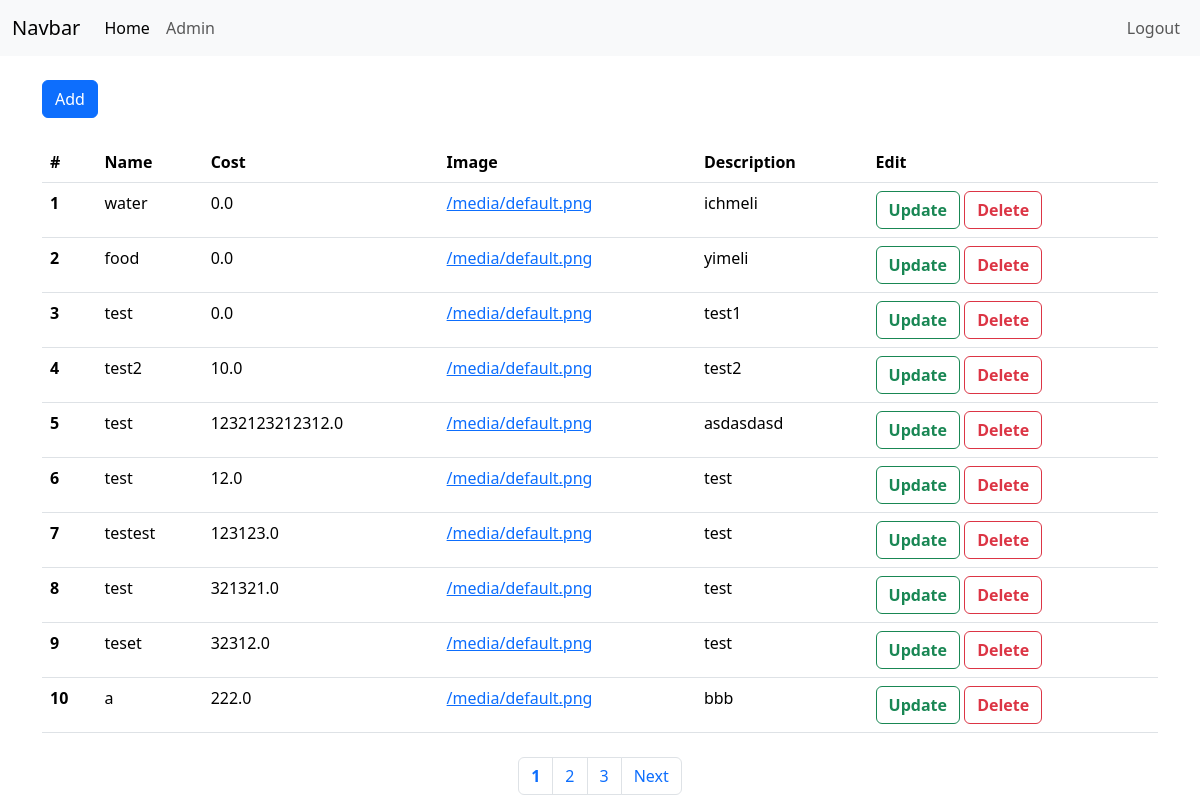
/product/all_products/ (signed in), run on the app's committed database.
### product/models.py (models this page shows)
class Product(models.Model):
    name = models.CharField(max_length=255)
    cost = models.FloatField()
    description = models.TextField()
    image = models.ImageField(upload_to="product", default="default.png", null=True, blank=True)

### product/views.py (the view)
# urls.py: path('all_products/', views.all_products, name='all_products' ),
@login_required
def all_products(request):
    products = Product.objects.all()
    page_number = request.GET.get('page', 1)
    paginator = Paginator(products, 10)
    page_obj = paginator.get_page(page_number)
    page_range = paginator.get_elided_page_range(number=page_obj.number, on_each_side=3, on_ends=2)
    context = {
        "products" : page_obj,
        "page_range" : page_range
    }
    return render(request, "admin.html", context)

### product/templates/admin.html (shortened to what this page needs)
{% extends "layouts/base.html" %}
{% load static %}
{% block context %}
<a href="{% url "add_products" %}" type="button" class="btn btn-primary mt-4 mb-4">Add</a>
<table class="table">
    <thead>
      <tr>
        <th scope="col">#</th>
        <th scope="col">Name</th>
        <th scope="col">Cost</th>
        <th scope="col">Image</th>
        <th scope="col">Description</th>
        <th scope="col">Edit</th>
      </tr>
    </thead>
    <tbody>
        {% for product in products %}
            <tr>
                <th scope="row">{{ product.id }}</th>
                <td>{{ product.name }}</td>
                <td>{{ product.cost }}</td>
                <td>{% if product.image %} <a  href="{{ product.image.url }}" target="_blank" >{{ product.image.url }}</a> {% else %} - {% endif %}</td>
                <td>{{ product.description }}</td>
                <td>
                    <a href="{% url "update" product.id %}"  class="btn btn-outline-success"><b>Update</b></a>
                    <a href="{% url "delete" product.id %}" class="btn btn-outline-danger"><b>Delete</b></a>
                </td>
            </tr>
        {% endfor %}
    </tbody>
  </table>
  <nav class="mt-4"   aria-label="Page navigation example">
    <ul class="pagination justify-content-center" >
      {% for page in page_range %}
        {% if page == products.number %}
          <li class="page-item"><b class="page-link" >{{ page }}</b></li>
        {% else %}
          <li class="page-item"><a class="page-link" href="?page={{ page }}">{{ page }}</a></li>
        {% endif %}
      {% endfor %}
      {% if products.has_next %}
        <li class="page-item"><a class="page-link" href="?page={{ products.next_page_number }}">Next</a></li>
      {% endif %}
    </ul>
  </nav>
{% endblock context %}

### data on the page
Product: id "1", name "water", cost "0.0", image "/media/default.png", description "ichmeli"
Product: id "2", name "food", cost "0.0", image "/media/default.png", description "yimeli"
Product: id "3", name "test", cost "0.0", image "/media/default.png", description "test1"
Product: id "4", name "test2", cost "10.0", image "/media/default.png", description "test2"
Product: id "5", name "test", cost "1232123212312.0", image "/media/default.png", description "asdasdasd"
Product: id "6", name "test", cost "12.0", image "/media/default.png", description "test"
Product: id "7", name "testest", cost "123123.0", image "/media/default.png", description "test"
Product: id "8", name "test", cost "321321.0", image "/media/default.png", description "test"
Product: id "9", name "teset", cost "32312.0", image "/media/default.png", description "test"
Product: id "10", name "a", cost "222.0", image "/media/default.png", description "bbb"

### other printed values
{{ page }} "1"
{{ page }} "2" "3"
